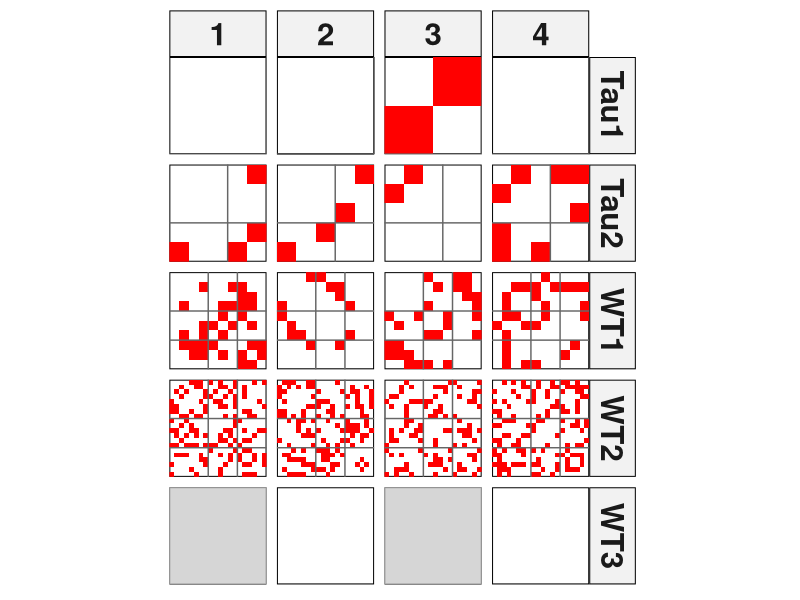
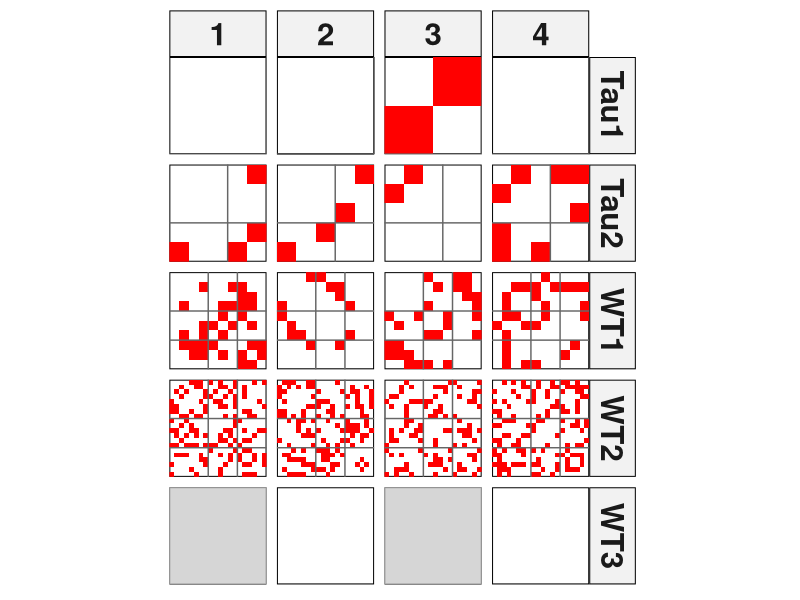

The R source for these figures, in order:
library(ggplot2)

# ------------------------------------------------------------
# Toy dataset
# ------------------------------------------------------------
set.seed(42)

make_adj_edges <- function(n, density = 0.3) {
  mat <- matrix(0, n, n)
  for (i in 1:(n-1)) {
    for (j in (i+1):n) {
      if (runif(1) < density) {
        mat[i, j] <- 1
        mat[j, i] <- 1
      }
    }
  }
  coords <- which(mat == 1 & col(mat) > row(mat), arr.ind = TRUE)
  if (nrow(coords) == 0) return(data.frame(Node_Row = integer(0), Node_Col = integer(0)))
  df <- as.data.frame(coords)
  colnames(df) <- c("Node_Row", "Node_Col")
  df
}

# Each mouse: list of weeks -> edge data frames
toy_data <- list(
  Tau1 = list(
    sparse_data  = list("1" = make_adj_edges(2),
                        "2" = make_adj_edges(2),
                        "3" = make_adj_edges(2),
                        "4" = make_adj_edges(2)),
    absent_weeks = integer(0),
    boundaries   = c(2.5)        # one boundary after node 2 (only 2 nodes so at the edge)
  ),
  Tau2 = list(
    sparse_data  = list("1" = make_adj_edges(5),
                        "2" = make_adj_edges(5),
                        "3" = make_adj_edges(5),
                        "4" = make_adj_edges(5)),
    absent_weeks = integer(0),
    boundaries   = c(3.5)        # one boundary splitting nodes 1-3 | 4-5
  ),
  WT1 = list(
    sparse_data  = list("1" = make_adj_edges(10),
                        "2" = make_adj_edges(10),
                        "3" = make_adj_edges(10),
                        "4" = make_adj_edges(10)),
    absent_weeks = integer(0),
    boundaries   = c(4.5, 7.5)    # two boundaries: 1-4 | 5-7 | 8-10
  ),
  WT2 = list(
    sparse_data  = list("1" = make_adj_edges(20),
                        "2" = make_adj_edges(20),
                        "3" = make_adj_edges(20),
                        "4" = make_adj_edges(20)),
    absent_weeks = integer(0),
    boundaries   = c(8.5, 14.5)   # two boundaries: 1-8 | 9-14 | 15-20
  ),
  WT3 = list(
    # weeks 1 and 3 absent; weeks 2 and 4 present but no edges (empty data frames)
    sparse_data  = list("2" = data.frame(Node_Row = integer(0), Node_Col = integer(0)),
                        "4" = data.frame(Node_Row = integer(0), Node_Col = integer(0))),
    absent_weeks = c(1, 3),
    boundaries   = numeric(0)
  )
)

# ------------------------------------------------------------
# Toy version of the plotting function
# ------------------------------------------------------------
plot_toy_adj <- function(loaded_data) {
  
  all_weeks   <- 1:4
  present_IDs <- names(loaded_data)
  
  get_max_node <- function(sparse_data) {
    max_node <- 0
    for (wk in sparse_data) {
      if (nrow(wk) > 0) max_node <- max(max_node, max(wk$Node_Row, wk$Node_Col))
    }
    max(max_node, 1)
  }
  
  max_node_lookup <- setNames(
    sapply(present_IDs, function(ID) get_max_node(loaded_data[[ID]]$sparse_data)),
    present_IDs
  )
  
  # ------------------------------------------------------------------------
  # Build plot_data: tile centers at (2k-1)/(2*max_node), tile_size=1/max_node
  # so tile edges span exactly [0,1]. Node 1 -> center at 1/(2n), 
  # node n -> center at (2n-1)/(2n). First tile left edge = 0, last tile
  # right edge = 1.
  # ------------------------------------------------------------------------
  plot_data_list <- list()
  
  for (ID in present_IDs) {
    max_node    <- max_node_lookup[[ID]]
    tile_size   <- 1 / max_node
    row_content <- loaded_data[[ID]]$sparse_data
    for (c_idx in seq_along(row_content)) {
      df_coords <- row_content[[c_idx]]
      if (is.null(df_coords) || nrow(df_coords) == 0) next
      original          <- df_coords
      mirrored          <- original
      mirrored$Node_Row <- original$Node_Col
      mirrored$Node_Col <- original$Node_Row
      # unique before rescaling so integer dedup is exact
      combined_df <- unique(rbind(original, mirrored))
      # tile center: (2k - 1) / (2 * max_node)
      combined_df$Node_Row  <- (2 * combined_df$Node_Row - 1) / (2 * max_node)
      combined_df$Node_Col  <- (2 * combined_df$Node_Col - 1) / (2 * max_node)
      combined_df$tile_size <- tile_size
      combined_df$Row_ID    <- ID
      combined_df$Col_ID    <- as.integer(names(row_content)[c_idx])
      plot_data_list[[length(plot_data_list) + 1]] <- combined_df
    }
  }
  
  plot_data        <- do.call(rbind, plot_data_list)
  plot_data$Row_ID <- factor(plot_data$Row_ID, levels = present_IDs)
  plot_data$Col_ID <- factor(plot_data$Col_ID, levels = all_weeks)
  
  # ------------------------------------------------------------------------
  # Build bg_gray_data: one row per (mouse, absent week) — geom_rect with
  # -Inf/Inf floods the entire facet panel with gray for that cell
  # ------------------------------------------------------------------------
  bg_gray_list <- list()
  for (ID in present_IDs) {
    absent_weeks <- loaded_data[[ID]]$absent_weeks
    if (length(absent_weeks) > 0)
      bg_gray_list[[ID]] <- data.frame(Row_ID = ID, Col_ID = absent_weeks)
  }
  
  if (length(bg_gray_list) > 0) {
    bg_gray_data        <- do.call(rbind, bg_gray_list)
    bg_gray_data$Row_ID <- factor(bg_gray_data$Row_ID, levels = present_IDs)
    bg_gray_data$Col_ID <- factor(bg_gray_data$Col_ID, levels = all_weeks)
  } else {
    bg_gray_data <- NULL
  }
  
  # ------------------------------------------------------------------------
  # Boundary data: boundaries are midpoints between regions (e.g. 4.5).
  # Same rescaling as tile centers: (2b - 1) / (2 * max_node)
  # ------------------------------------------------------------------------
  boundary_data_list <- list()
  for (ID in present_IDs) {
    boundaries_i <- loaded_data[[ID]]$boundaries
    max_node     <- max_node_lookup[[ID]]
    if (length(boundaries_i) == 0) next
    if (max_node == 1) next
    bd <- expand.grid(
      Row_ID   = ID,
      Col_ID   = all_weeks,
      boundary = (2 * boundaries_i - 1) / (2 * max_node),
      stringsAsFactors = FALSE
    )
    boundary_data_list[[ID]] <- bd
  }
  
  if (length(boundary_data_list) > 0) {
    boundary_data        <- do.call(rbind, boundary_data_list)
    boundary_data$Row_ID <- factor(boundary_data$Row_ID, levels = present_IDs)
    boundary_data$Col_ID <- factor(boundary_data$Col_ID, levels = all_weeks)
  } else {
    boundary_data <- NULL
  }
  
  # ------------------------------------------------------------------------
  # Build the plot — no anchor layer; panel range fixed via scale limits
  # ------------------------------------------------------------------------
  g <- ggplot() +
    
    # Layer 1: gray background for absent weeks — floods entire panel
    { if (!is.null(bg_gray_data) && nrow(bg_gray_data) > 0)
      geom_rect(data    = bg_gray_data,
                mapping = aes(group = interaction(Row_ID, Col_ID)),
                xmin = -Inf, xmax = Inf, ymin = -Inf, ymax = Inf,
                fill = "gray80", alpha = 0.8)
    } +
    
    # Layer 2: edge tiles
    geom_tile(data = plot_data,
              aes(x = Node_Col, y = Node_Row,
                  width = tile_size, height = tile_size),
              fill = "red") +
    
    # Layer 3: boundary lines
    { if (!is.null(boundary_data) && nrow(boundary_data) > 0)
      list(
        geom_vline(data = boundary_data,
                   aes(xintercept = boundary),
                   color = "gray40", size = 0.5),
        geom_hline(data = boundary_data,
                   aes(yintercept = boundary),
                   color = "gray40", size = 0.5)
      )
    } +
    
    # Hard-set panel range to [0, 1] x [0, 1] with no expansion padding.
    # expand = c(0,0) ensures ggplot doesn't add extra space beyond limits.
    scale_x_continuous(limits = c(0, 1), expand = c(0, 0)) +
    scale_y_reverse(limits = c(1, 0), expand = c(0, 0)) +
    
    # scales = "fixed": all panels share [0,1] coordinate space
    # coord_fixed(ratio = 1): enforces square panels
    facet_grid(Row_ID ~ Col_ID, drop = FALSE, scales = "fixed") +
    coord_fixed(ratio = 1) +
    
    theme_minimal(base_size = 15) +
    theme(
      axis.text        = element_blank(),
      axis.title       = element_blank(),
      axis.ticks       = element_blank(),
      panel.grid       = element_blank(),
      panel.background = element_rect(fill = "white", color = "black"),
      plot.background  = element_rect(fill = "transparent", color = NA),
      strip.background = element_rect(fill = "gray95"),
      strip.text       = element_text(face = "bold", size = rel(1.5)),
      legend.position  = "none"
    )
  
  g
}
# ------------------------------------------------------------
# Run and display
# ------------------------------------------------------------
g <- plot_toy_adj(toy_data)
print(g)

png_name <- 'visualization_scrap.png'
png(png_name, width = 45, height = 10, units = "in", res = 100)
print(g)
dev.off()
